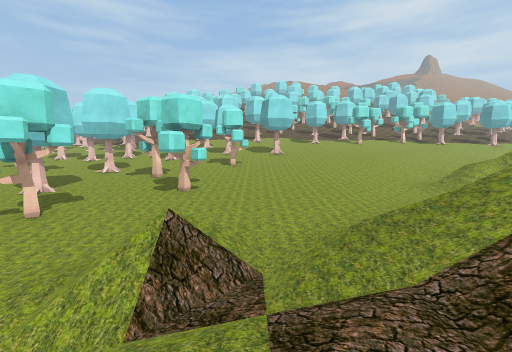
[1] (above)

24 first-person views from a walk through a scene from a Unity 3-D project. The camera is 1.4 m above the floor, tilts 6° down and sees 90° across. The floor is counted in squares, 2 m on a side. Each view is taken from the middle of a square. On the plan, view 1 faces up. The plan holds only what a view shows up to about 9 squares ahead; the rest is blank. The place goes on beyond the plan. The player character is not drawn. Some animated figures are left out.

[2]
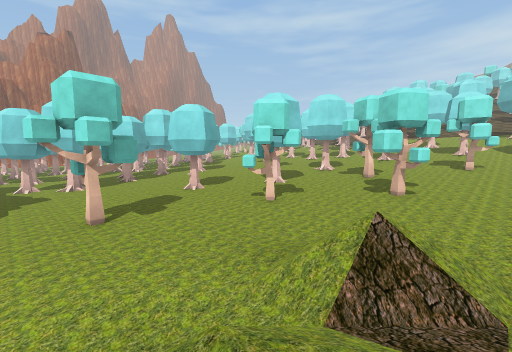

[3]
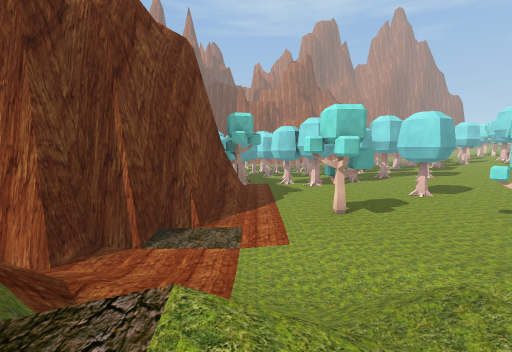

[4]
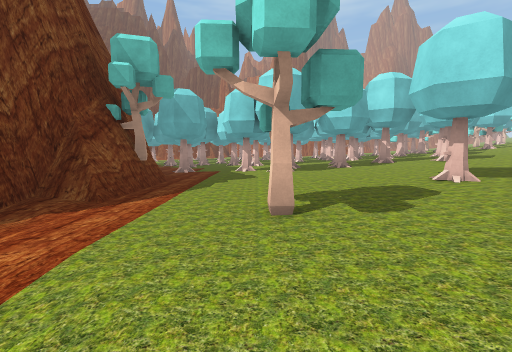

[5]
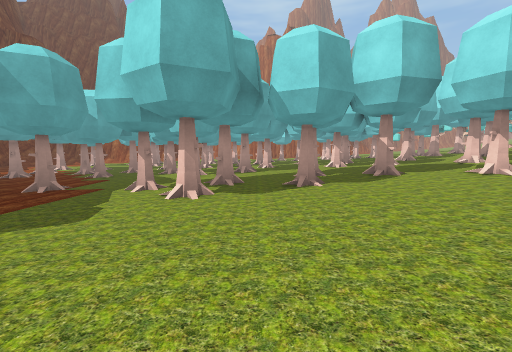

[6]
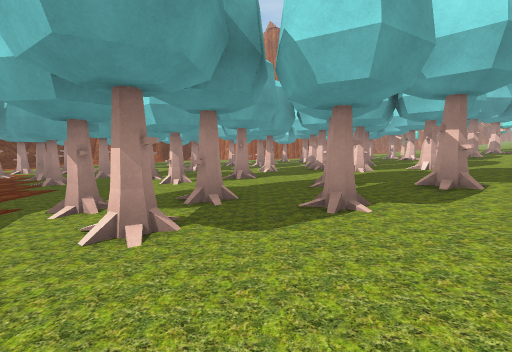

[7]
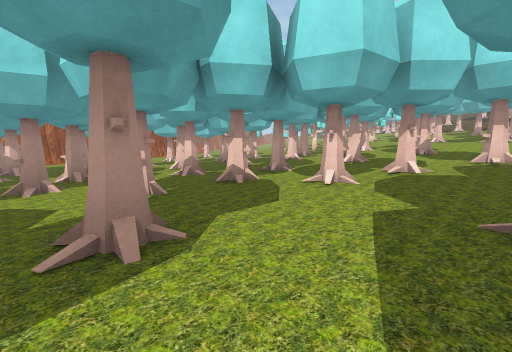

[8]
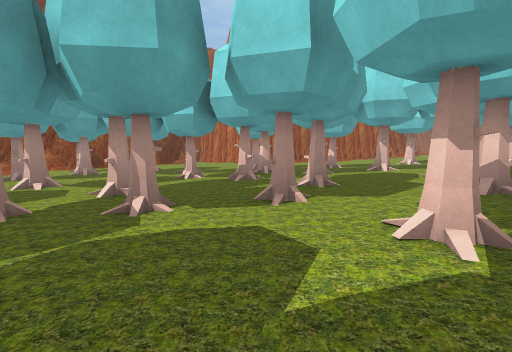

[9]
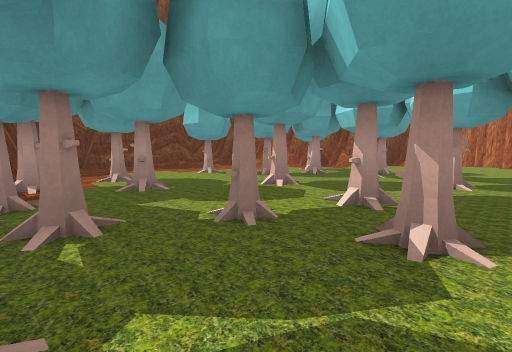

[10]
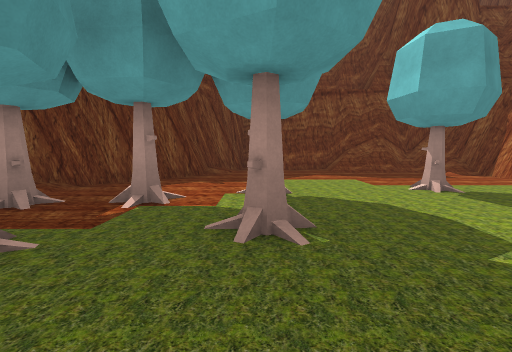

[11]
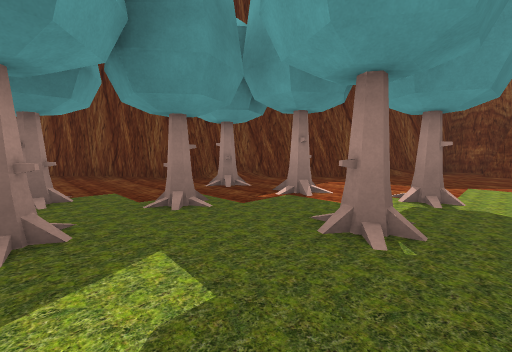

[12]
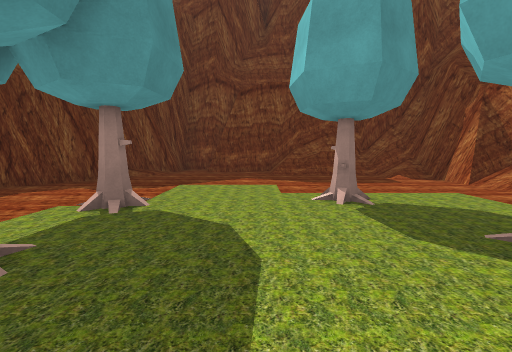

[13]
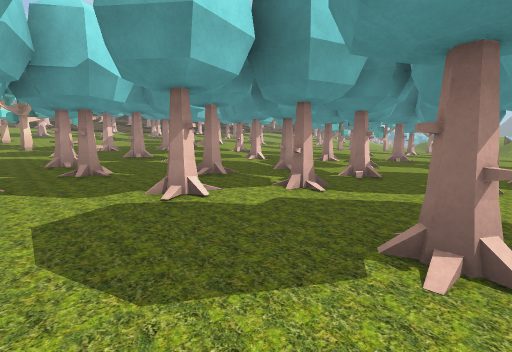

[14]
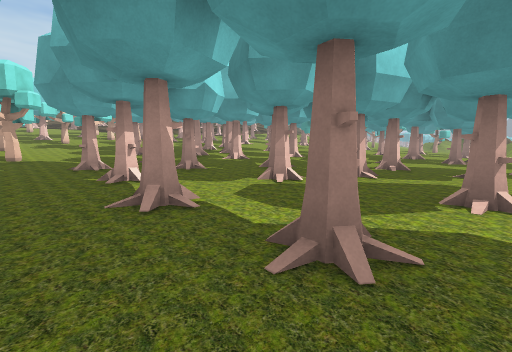

[15]
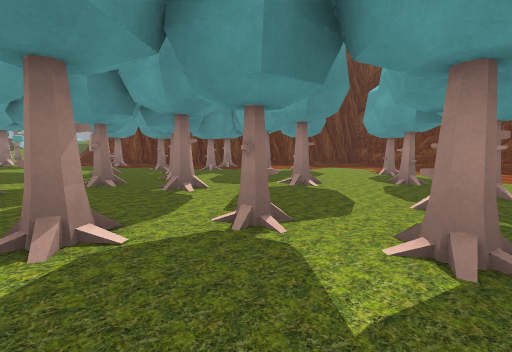

[16]
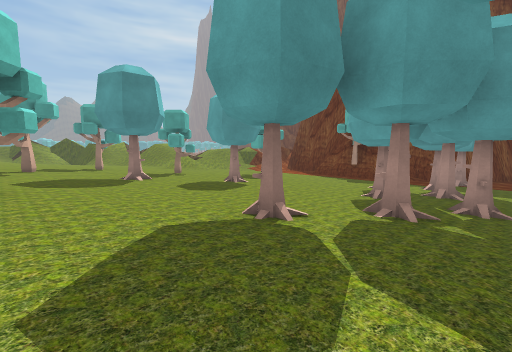

[17]
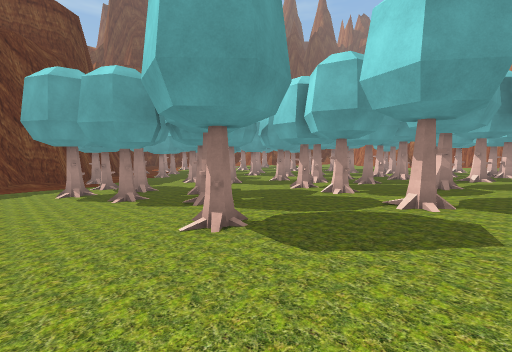

[18]
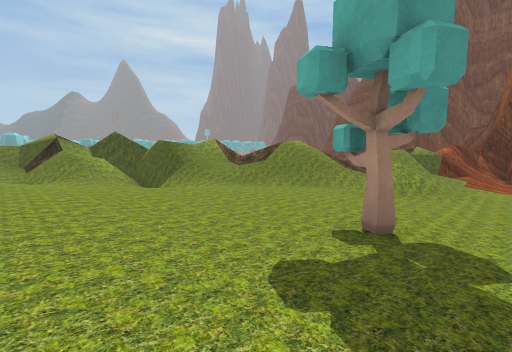

[19]
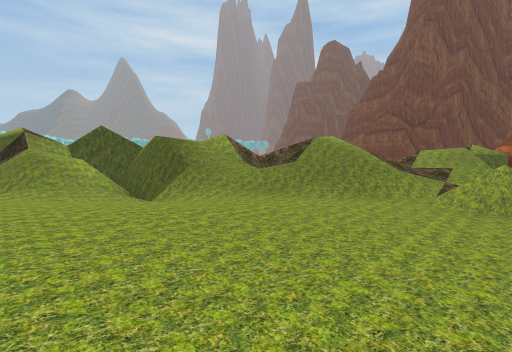

[20]
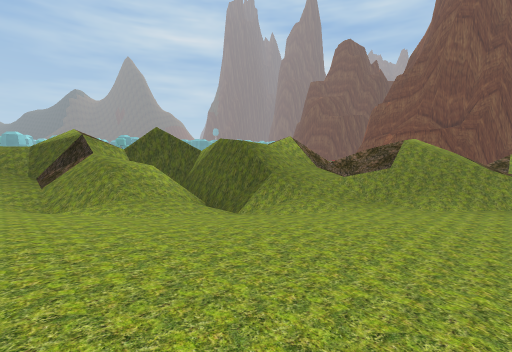

[21]
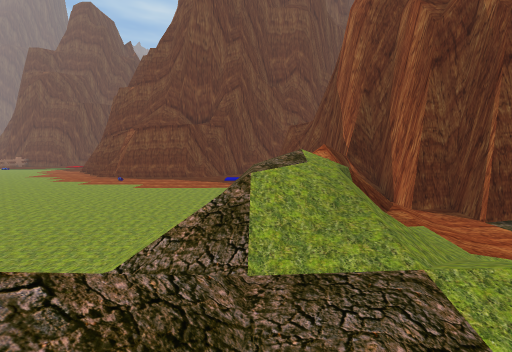

[22]
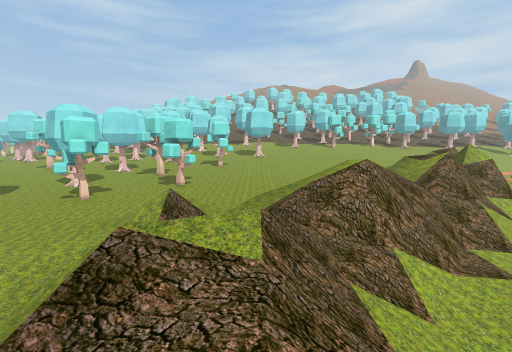

[23]
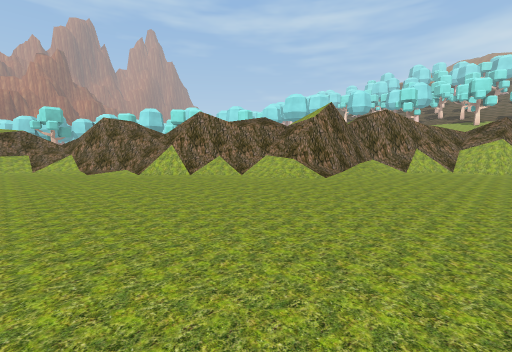

[24]
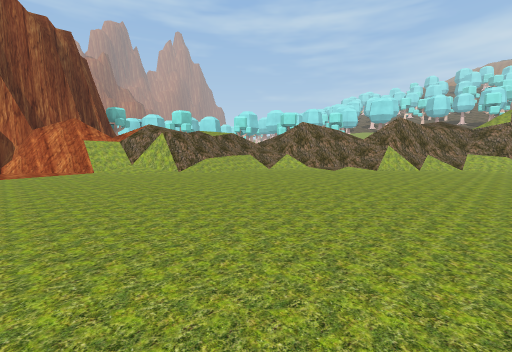

### Floor plan
Key: @ floor where view 1 was taken; # wall or solid block; . main floor; : floor 0.25 m higher than the main floor; + floor 0.5 m higher than the main floor; * floor 0.75 m higher than the main floor; % floor 1 m higher than the main floor; & floor 1.25 m higher than the main floor; $ floor 1.5 m higher than the main floor; / step, stairs or slope; = window, fence, low wall or low ledge; v drop or lower ground; T tree.
Columns run from 25 left of view 1 to 13 right of it. Each row starts with its distance up from view 1.
 10 ***T%%&&&&&&$$$$T$$$$$$$$$$$//////////#
  9 *T**%T//T//T/&//&////T////////////=/###
  8 +T/T/*/%%/%%/T///%/%/&&&/&///////v###..
  7 ++++*T*T*/T/%///%%%T%%%T/%%///// ###...
  6 +T++T++**T**T//*****%%/%%%%////#####...
  5 T++++T+T+++T****/T**TT******/////##/...
  4 :TT::++T+++T+T++++*********/////=//....
  3 ::::T::/+T+++++++++++++/=//////#/......
  2 /TT/:T:::/::T+T++++++++/=////#==.......
  1 .:::::T::TT::T::::+T+++/////#=.........
  0 T.T.T:/:T/:::::::::::////@///..........
 -1 ..../.T...:::::::::::/.//////..........
 -2 T.......TT..T:/####::../=////......
 -3 ...T.........#    ###..////=.......
 -4 T.....T.T...##      ##////#/.......
 -5 ..T......T.##        ## =//........
 -6 ......T.T./#          ####.........
 -7 ...T......##          ##=..........
 -8 .........##
 -9 ........##
-10 #.=..../#
-11 ######.##
-12     ####

Where each view was taken, in squares from view 1:
view 1: 0 up, 0 right, facing up
view 2: 0 up, 0 right, facing up-left
view 3: 1 down, 1 right, facing left
view 4: 1 up, 3 left, facing left
view 5: 3 up, 7 left, facing left
view 6: 3 up, 9 left, facing left
view 7: 2 up, 14 left, facing up-left
view 8: 2 up, 16 left, facing left
view 9: 1 up, 17 left, facing down-left
view 10: 2 down, 19 left, facing down
view 11: 2 down, 20 left, facing down-right
view 12: 3 down, 21 left, facing down
view 13: 3 up, 23 left, facing up-right
view 14: 3 up, 25 left, facing up-right
view 15: 2 up, 25 left, facing down-right
view 16: 10 up, 14 left, facing down-right
view 17: 10 up, 10 left, facing down-left
view 18: 10 up, 3 left, facing down-right
view 19: 9 up, 1 left, facing down-right
view 20: 10 up, 1 right, facing down-right
view 21: 2 up, 1 right, facing down
view 22: 3 down, 1 right, facing up
view 23: 1 down, 13 right, facing up-left
view 24: 7 down, 9 right, facing up-left
